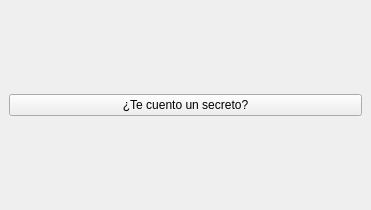
<?xml version="1.0" encoding="UTF-8"?>
<ui version="4.0">
 <class>MainWindow</class>
 <widget class="QMainWindow" name="MainWindow">
  <property name="geometry">
   <rect>
    <x>0</x>
    <y>0</y>
    <width>371</width>
    <height>210</height>
   </rect>
  </property>
  <property name="windowTitle">
   <string>MENSAJE</string>
  </property>
  <widget class="QWidget" name="centralwidget">
   <layout class="QVBoxLayout" name="verticalLayout">
    <item>
     <widget class="QPushButton" name="button">
      <property name="text">
       <string>¿Te cuento un secreto?</string>
      </property>
     </widget>
    </item>
   </layout>
  </widget>
 </widget>
 <resources/>
 <connections/>
</ui>
